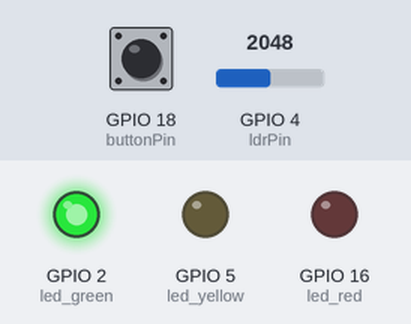
The sketch below on a simulated ESP32-S3. Parts: output pins drawn as LEDs (lit = HIGH). Dashed ring = blinking. The test bench sets the inputs (shaded band); at power-on: GPIO 4 (ldrPin) = 2048, GPIO 18 (buttonPin) HIGH. WiFi joins after 1.5 s; servers stay silent unless stated; what the sketch prints to the serial monitor is not drawn.

Above: at 2.7 s.
2.8 s: GPIO 4 (ldrPin) set to 658
At 7.1 s:
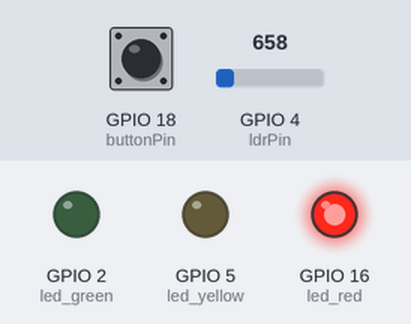
16.8 s: GPIO 4 (ldrPin) set to 538
At 22.0 s:
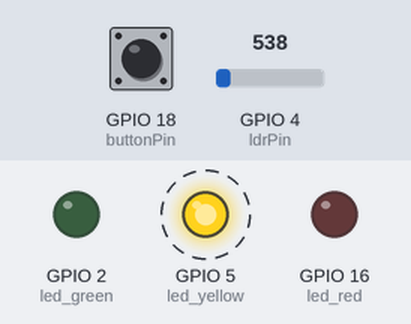
Timing chart, 0 to 32.8 s (numbered marks = the images above; inputs shaded):
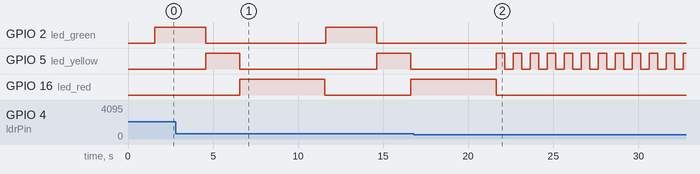

Measured:
- the behaviour switches between 601 and 600 on GPIO 4 (ldrPin) (found by bisection; images 1 and 2)
- after the input at 16.8 s, GPIO 2 (led_green): stays LOW (without the input it goes to HIGH after 4.9 s); GPIO 16 (led_red): goes on until 21.6 s, then stays LOW

The sketch:

sketch.ino
```cpp
#include <WiFi.h>
#include <HTTPClient.h>

#define led_green 2     // Pino utilizado para controle do led verde
#define led_red 16      // Pino utilizado para controle do led vermelho
#define led_yellow 5    // Pino utilizado para controle do led amarelo

const int buttonPin = 18;     // Pino utilizado para o botão
int buttonState = 0;          // Variável que lê o estado do botão
int lastButtonState = 0;      // Último estado do botão
unsigned long lastDebounceTime = 0; // Tempo de debounce
unsigned long debounceDelay = 50;   // Delay para debounce

const int ldrPin = 4;         // Número do pino do LDR
int threshold = 600;          // Limite de luminosidade

int buttonPressCount = 0;     // Contador de pressionamentos do botão

const char* ssid = "Wokwi-GUEST";
const char* password = "";

unsigned long buttonPressTime = 0;
bool openSemaphore = false;

void setup() {
  pinMode(led_yellow, OUTPUT); // Configura o pino do LED amarelo como saída
  pinMode(led_green, OUTPUT);  // Configura o pino do LED verde como saída
  pinMode(led_red, OUTPUT);    // Configura o pino do LED vermelho como saída
  pinMode(buttonPin, INPUT);   // Configura o pino do botão como entrada

  digitalWrite(led_yellow, LOW); // Inicializa o LED amarelo desligado
  digitalWrite(led_green, LOW);  // Inicializa o LED verde desligado
  digitalWrite(led_red, LOW);    // Inicializa o LED vermelho desligado

  Serial.begin(9600); // Inicializa a comunicação serial

  WiFi.begin(ssid, password); // Conecta ao WiFi
  while (WiFi.status() != WL_CONNECTED) {
    delay(100);
    Serial.print(".");
  }
  Serial.println("\nConectado ao WiFi com sucesso!");
}

void loop() {
  int ldrstatus = analogRead(ldrPin); // Lê o valor do LDR

  if (ldrstatus <= threshold) {
    // Modo noturno
    Serial.print("Está escuro, pisque o LED amarelo: ");
    Serial.println(ldrstatus);
    digitalWrite(led_yellow, HIGH); // Liga o LED amarelo
    delay(500);
    digitalWrite(led_yellow, LOW);  // Desliga o LED amarelo
    delay(500);
  } else {
    // Modo claro
    Serial.print("Está claro, siga a temporização dos LEDs: ");
    Serial.println(ldrstatus);

    int reading = digitalRead(buttonPin); // Lê o estado do botão

    // Gerenciamento de debounce
    if (reading != lastButtonState) {
      lastDebounceTime = millis();
    }

    if ((millis() - lastDebounceTime) > debounceDelay) {
      if (reading != buttonState) {
        buttonState = reading;

        if (buttonState == HIGH) {
          Serial.println("Botão pressionado!");

          // Se o semáforo estiver fechado (LED vermelho aceso)
          if (digitalRead(led_red) == HIGH) {
            buttonPressCount++;
            Serial.print("Contagem de pressionamentos: ");
            Serial.println(buttonPressCount);

            if (buttonPressCount >= 3) {
              // Envia alerta HTTP após 3 pressionamentos
              sendAlert();
              buttonPressCount = 0;
            } else {
              // Abre o semáforo após 1 segundo para pressionamento único
              buttonPressTime = millis();
              openSemaphore = true;
            }
          }
        }
      }
    }

    lastButtonState = reading;
    delay(50);

    if (openSemaphore && (millis() - buttonPressTime >= 1000)) {
      openSemaphore = false;
      Serial.println("Abrindo semáforo após 1 segundo do botão pressionado.");
      digitalWrite(led_red, LOW);   // Desliga o LED vermelho
      digitalWrite(led_green, HIGH); // Liga o LED verde
      delay(3000);
      digitalWrite(led_green, LOW);  // Desliga o LED verde
    } else if (!openSemaphore) {
      // Temporização convencional dos LEDs
      digitalWrite(led_green, HIGH); // Liga o LED verde
      delay(3000);
      digitalWrite(led_green, LOW);  // Desliga o LED verde

      digitalWrite(led_yellow, HIGH); // Liga o LED amarelo
      delay(2000);
      digitalWrite(led_yellow, LOW);  // Desliga o LED amarelo

      digitalWrite(led_red, HIGH);    // Liga o LED vermelho
      delay(5000);
      digitalWrite(led_red, LOW);     // Desliga o LED vermelho
    }
  }
}

void sendAlert() {
  if (WiFi.status() == WL_CONNECTED) {
    HTTPClient http;
    http.begin("http://www.google.com.br/"); // URL para enviar o alerta
    int httpCode = http.GET();

    if (httpCode > 0) {
      Serial.printf("Requisição enviada, código de resposta: %d\n", httpCode);
    } else {
      Serial.printf("Erro na requisição: %s\n", http.errorToString(httpCode).c_str());
    }

    http.end();
  } else {
    Serial.println("WiFi não está conectado.");
  }
}
```
